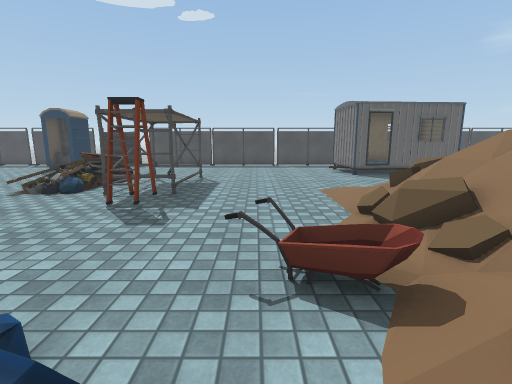
View 1 (above)

21 first-person views from a walk through a 3-D level made in the Unity game engine. The camera is 1.4 m above the floor, tilts 10° down and sees 85° across. The floor is counted in squares, 1 m on a side. Each view is taken from the middle of a square. On the plan, view 1 faces up. The plan holds only what a view shows up to about 14 squares ahead; the rest is blank. The place goes on beyond the plan. The player character is not drawn. Some surface patterns are stand-ins.

View 2
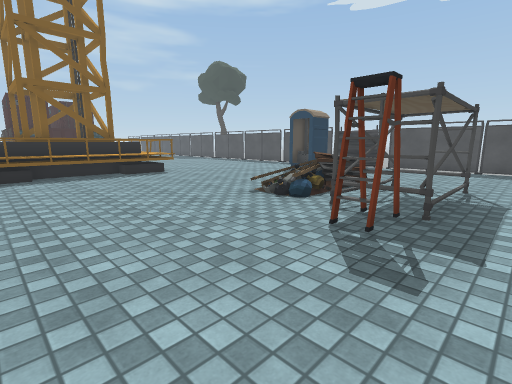

View 3
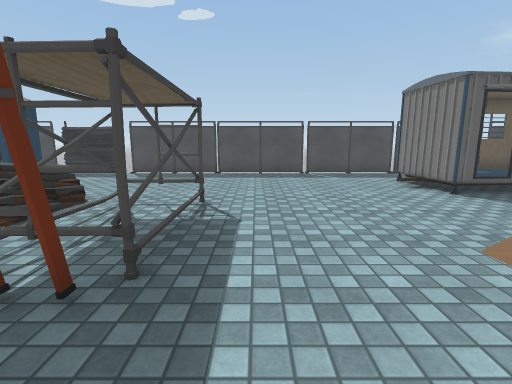

View 4
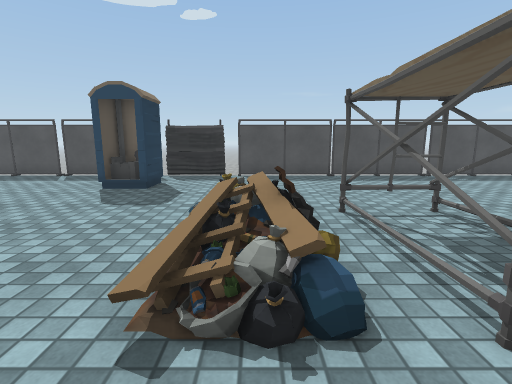

View 5
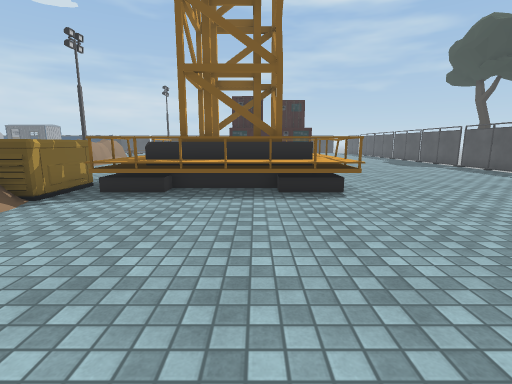

View 6
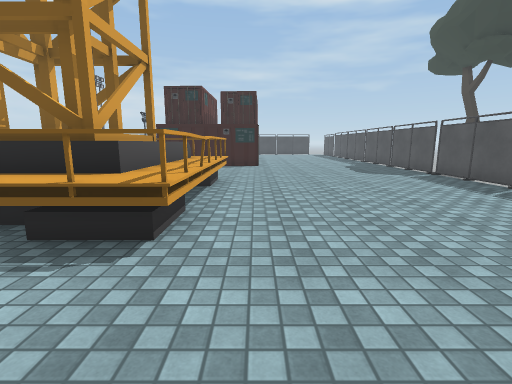

View 7
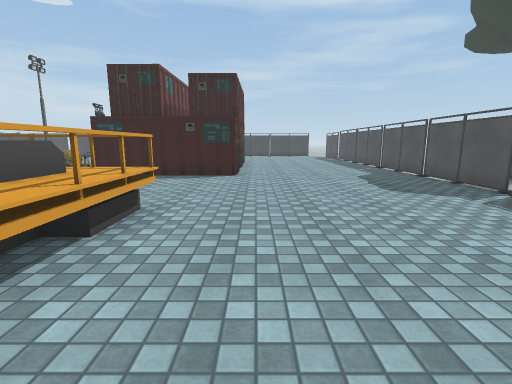

View 8
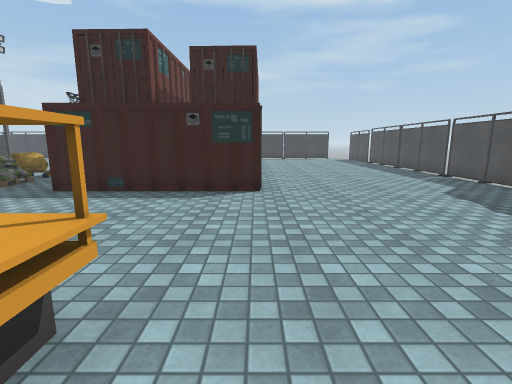

View 9
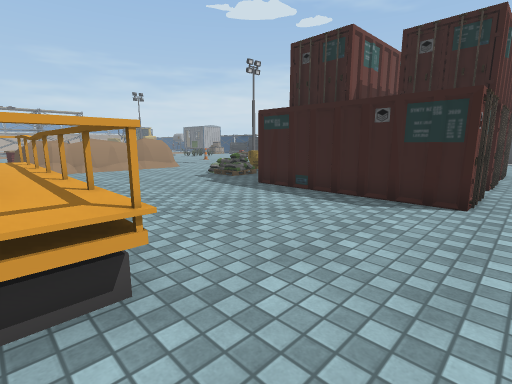

View 10
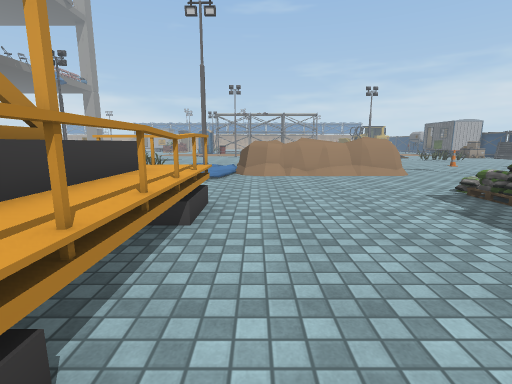

View 11
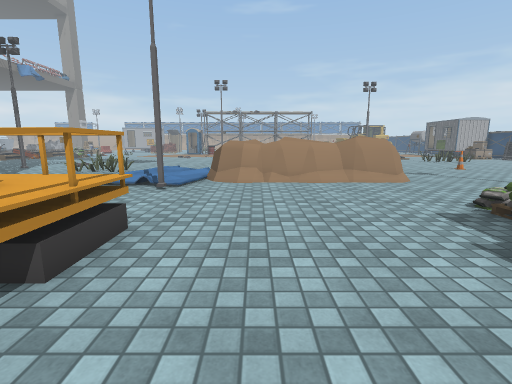

View 12
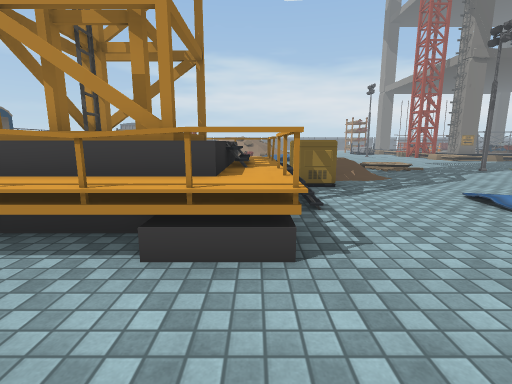

View 13
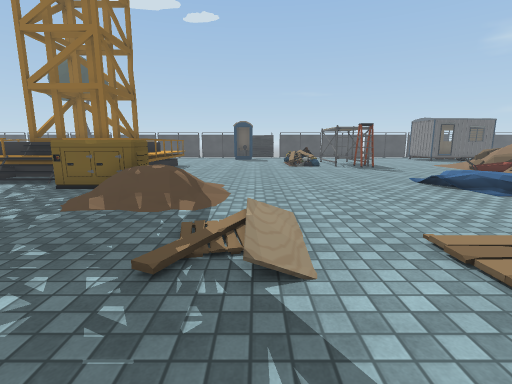

View 14
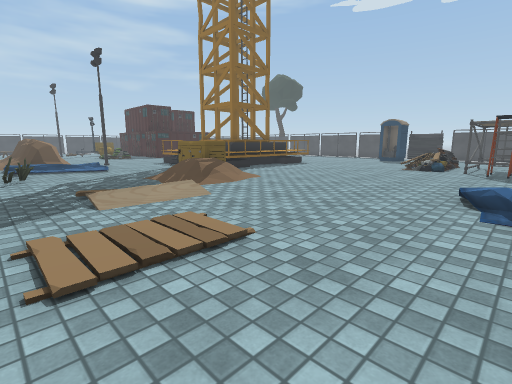

View 15
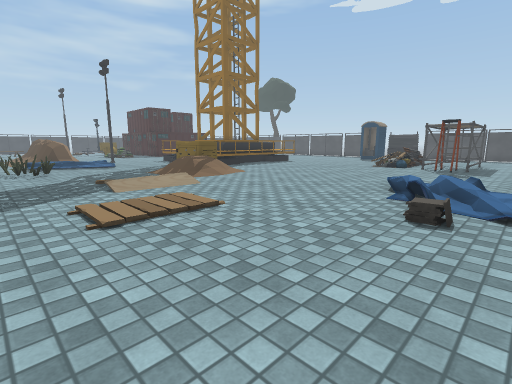

View 16
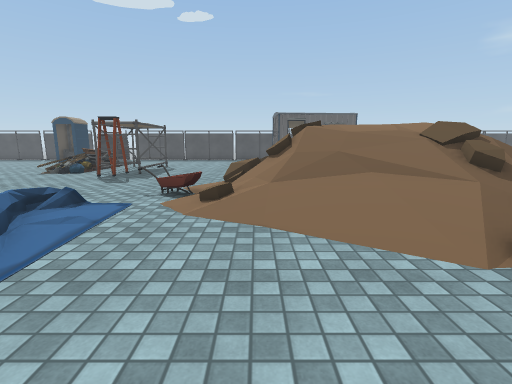

View 17
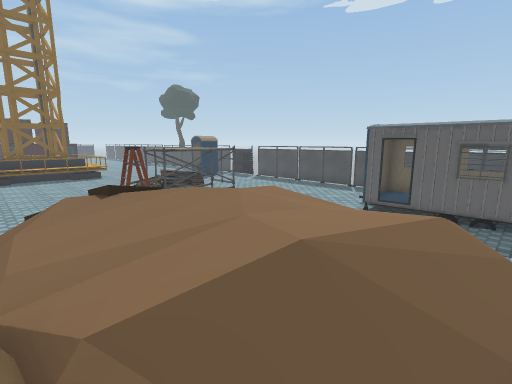

View 18
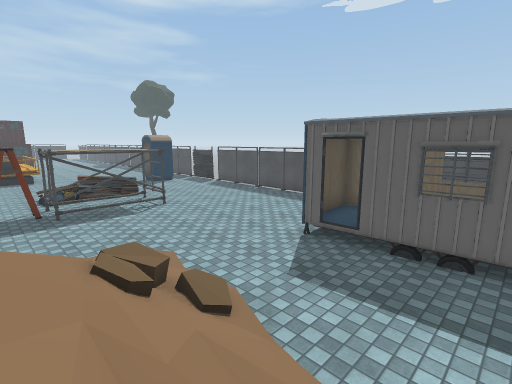

View 19
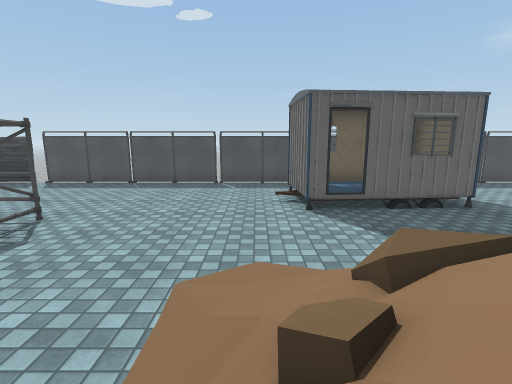

View 20
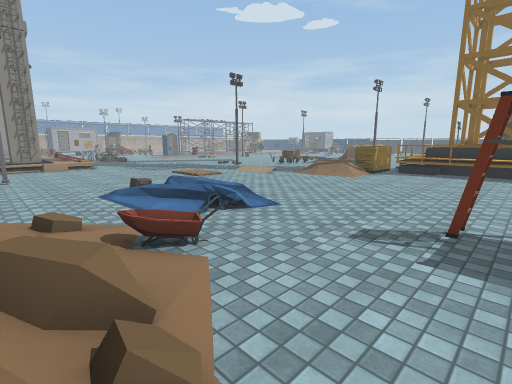

View 21
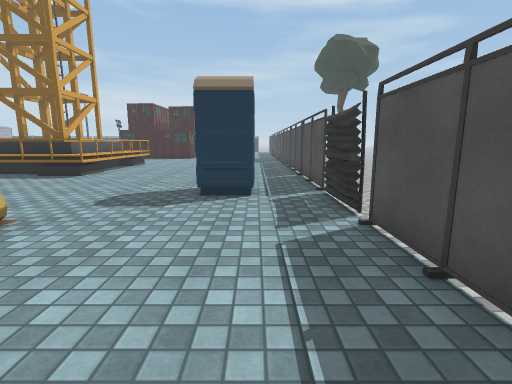

### Floor plan
Key: @ floor where view 1 was taken; # wall or solid block; x gap in a wall; . main floor; : floor 0.5 m higher than the main floor; - floor 0.5 m lower than the main floor; + floor 0.75 m higher than the main floor; * floor 1.75 m higher than the main floor; % floor 2 m higher than the main floor; / step, stairs or slope; = window, fence, low wall or low ledge; ^ raised ledge; L ladder; C crane; F fence; G generator; O other object.
Columns run from 32 left of view 1 to 9 right of it. Each row starts with its distance up from view 1.
 19                      -------
 18 #x############x###x###FFFF#######x#######
 17 ......................................
 16 .....................OOO..............  OO
 15 .....................OOO............OOOO:O
 14 ....................................O :::O
 13 ....................................OOOOOO
 12 .........................O..O.O...........
 11 .........................O .O.O...........
 10 OO.OOO.................... .O.O...........
  9      O.....CCCCCCCC.......O.O.O...........
  8      O.....C      C......OO.OOO..../==///
  7      O.....C CCCC C..........L.....////==
  6      O.....C CCCC C..........L....////////
  5      O.....C C  C C...............////%/*/
  4      O.....C CC C C...............=///%%%/
  3    ........C      C.............O/////**//
  2   .//......C      C............../////////
  1  OO +.........//CGGG..........O...///////
  0   O /............GGG  .......O  @..//////
 -1    ................   /.......: ....////
 -2   .................   /.......:......./
 -3  ...........#//....///................
 -4 ....#=/===/.   ........ ..............
 -5 ...=#^^^^^^#  ........//............
 -6 ...        =  ........//...........
 -7 ...           /....................
 -8 ..            ...O................#
 -9                     ...............

Where each view was taken, in squares from view 1:
view 1: 0 up, 0 right, facing up
view 2: 2 up, 1 left, facing up-left
view 3: 5 up, 1 left, facing up
view 4: 6 up, 6 left, facing up
view 5: 6 up, 6 left, facing left
view 6: 10 up, 10 left, facing left
view 7: 11 up, 15 left, facing left
view 8: 10 up, 19 left, facing left
view 9: 11 up, 20 left, facing down-left
view 10: 8 up, 22 left, facing down
view 11: 6 up, 23 left, facing down
view 12: 2 up, 24 left, facing right
view 13: 9 down, 9 left, facing up
view 14: 8 down, 2 left, facing up-left
view 15: 9 down, 0 right, facing up-left
view 16: 5 down, 3 right, facing up
view 17: 2 up, 9 right, facing up-left
view 18: 6 up, 9 right, facing up-left
view 19: 5 up, 3 right, facing up
view 20: 7 up, 3 right, facing down-left
view 21: 16 up, 2 left, facing left
